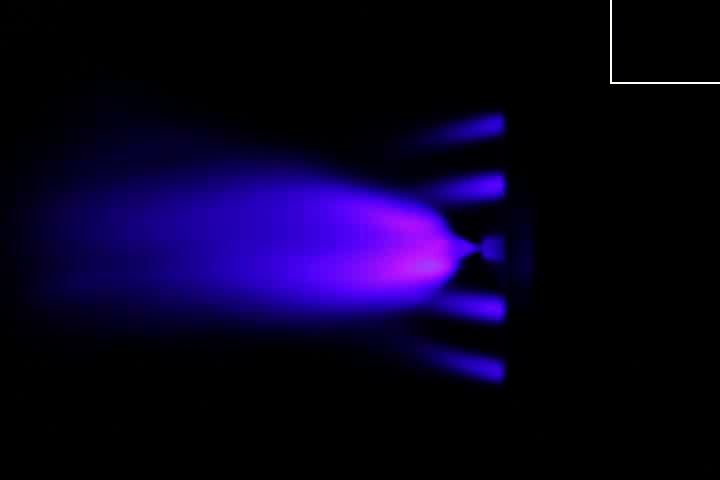
#> input picture testImage.png, 720 x 480 px, given in place of flame-spray-01.avi, which was not available
$ python edge-detection.py   (older library calls are emulated)
#> lines starting #> are read from the running program, lines starting #| are printed output that depends on the picture; after the words box and inside, x2 and y2 are one past the last pixel; in counts of white or black regions, pixels touching at a corner belong together; pictures that were not available may be replaced by others from this repository, and a replacement may not be noted
import cv2
import csv
import numpy as np
import pandas
from PIL import Image
from PIL import ImageEnhance
# =========================================================================== #

def edgeDetection():

    df = pandas.read_csv('EtOH_flamemap.csv')
#> (reads EtOH_flamemap.csv from the repository)


    for i in range(0, len(df['File name'])):
        # read in video
        fileName = df['File name'][i]
        fire = cv2.VideoCapture('./flame-spray-videos/' + fileName)

        ret, frame = fire.read()
#> frame is the input picture: shape (480, 720, 3); mean B, G, R 33.6, 0.6, 8.5
        height, width, channels = frame.shape
#> height = 480; width = 720; channels = 3
        frameWidth = width
#> frameWidth = 720
        frameHeight = height
#> frameHeight = 480
        out = cv2.VideoWriter('edges-' + fileName, cv2.VideoWriter_fourcc(*'XVID'),
                               30, (frameWidth, frameHeight))

        # print error message if you can't read it in
        if (fire.isOpened() == False):
            print("Error opening video file or stream")

        # display the video until 'q' is pressed or until it terminates
        while (fire.isOpened()):

            ret, frame = fire.read()
            if ret == True:


                cv2.imshow('default', frame)

                clahe = cv2.createCLAHE(clipLimit = 15, tileGridSize = (6,6))
                lab = cv2.cvtColor(frame, cv2.COLOR_BGR2LAB)
#> lab: shape (480, 720, 3); mean of channels 0, 1, 2 10.1, 139.2, 113
                l, a, b = cv2.split(lab)
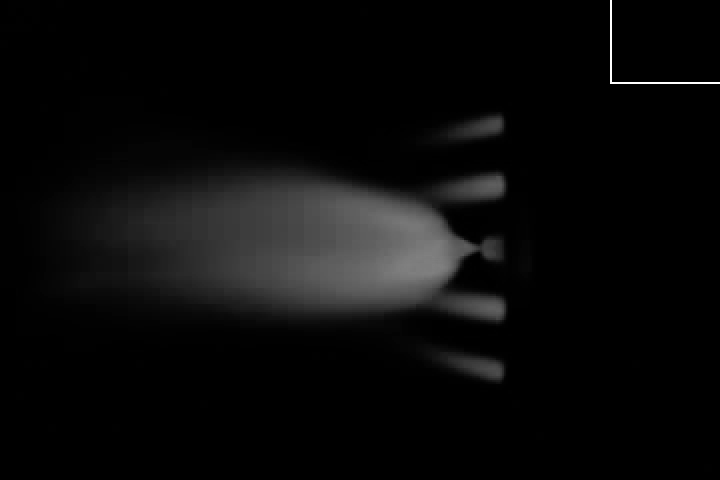
#> l: shape (480, 720); min 0, max 255, mean 10.1
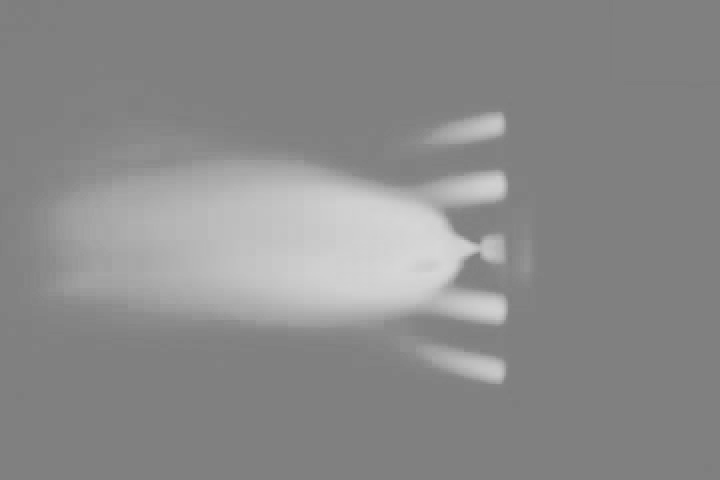
#> a: shape (480, 720); min 126, max 215, mean 139.2
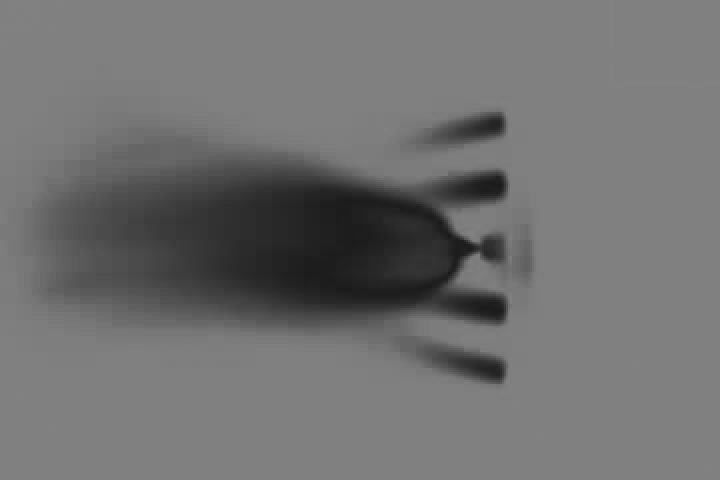
#> b: shape (480, 720); min 26, max 130, mean 113
                l2 = clahe.apply(l)
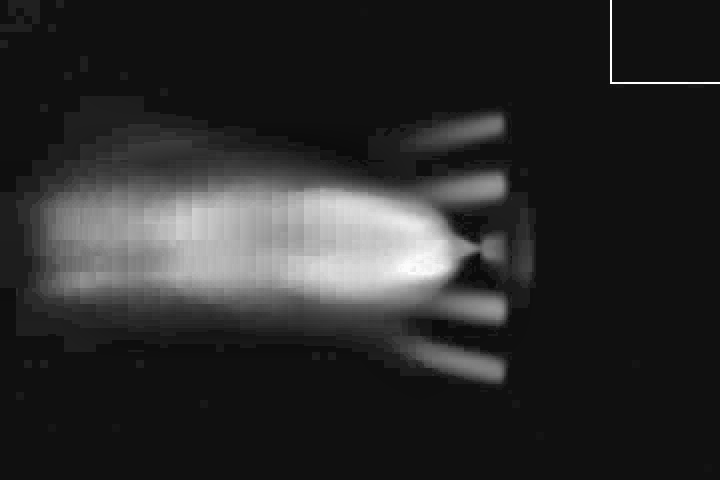
#> l2: shape (480, 720); min 10, max 255, mean 42.4

                lab = cv2.merge((l2,a,b))
#> lab: shape (480, 720, 3); mean of channels 0, 1, 2 42.4, 139.2, 113
                newFrame = cv2.cvtColor(lab, cv2.COLOR_LAB2BGR)
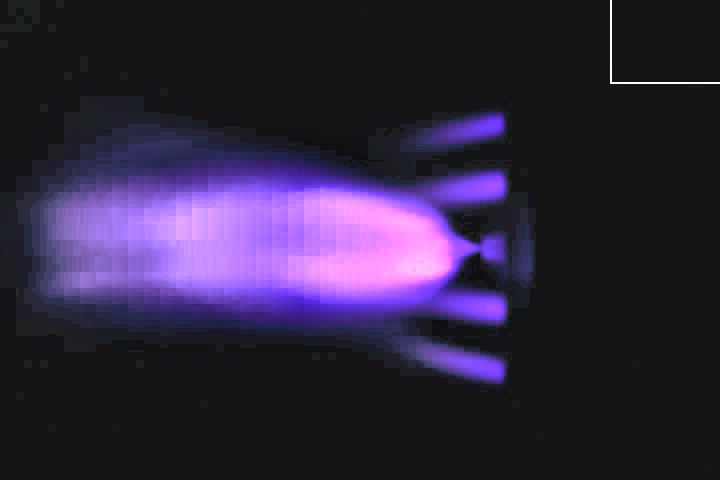
#> newFrame: shape (480, 720, 3); mean B, G, R 62.5, 37, 46.9
                cv2.imshow('Contrast', newFrame)
                grayscale = cv2.cvtColor(newFrame, cv2.COLOR_BGR2GRAY)
                cv2.imshow('grayscale', grayscale)

                gray_filtered = cv2.bilateralFilter(grayscale, 5, 35, 35)

                edges_filtered = cv2.Canny(gray_filtered, 40, 50)
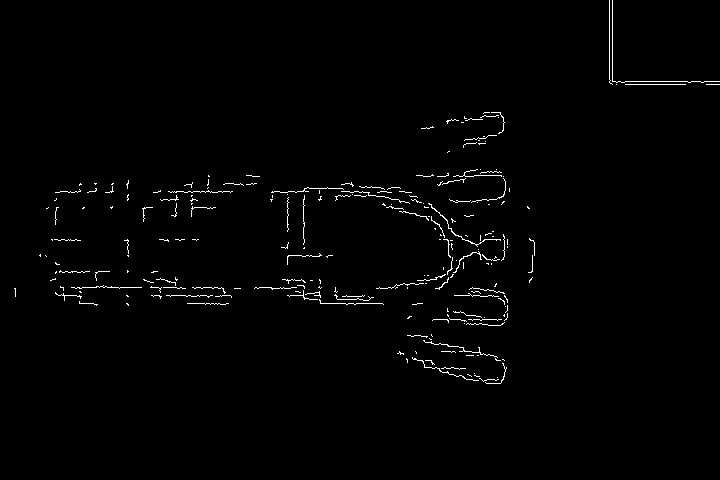
#> edges_filtered: shape (480, 720); 1.1% white in thin lines or dots, all inside (x1, y1, x2, y2) = (14, 0, 720, 384)
                cv2.imshow('Bilateral', edges_filtered)

                hey = cv2.cvtColor(edges_filtered, cv2.COLOR_GRAY2BGR)

                # print(edges_filtered)
                out.write(hey)

                # [11 lines of commented-out code are left out]

                if cv2.waitKey(25) == ord('q'):
#> (key q is pressed here)
                    break

            else:
                print("broken")
                break

    print('yike')
    out.release()
    fire.release()
    cv2.destroyAllWindows()

if __name__ == "__main__":
    edgeDetection()
